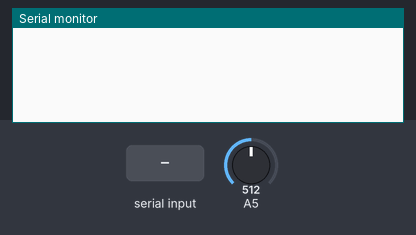
A sketch run on a simulated Arduino Uno, built with avr-gcc and run on an emulated ATmega328P. On the bench: the last lines printed to the serial monitor. The inputs (shaded band) are chosen by the test bench; at power-on: A5 = 512.

Above: at 1.2 s.
1.3 s: "D\n" received over Serial
At 1.56 s:
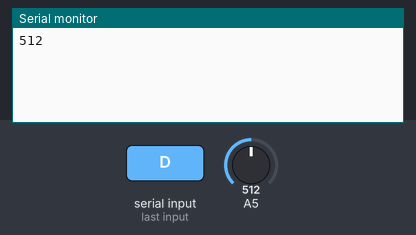
3.3 s: A5 set to 716
At 3.36 s:
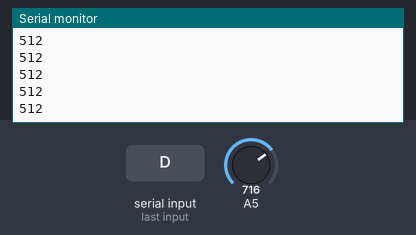
4.8 s: "H\n" received over Serial
At 4.96 s:
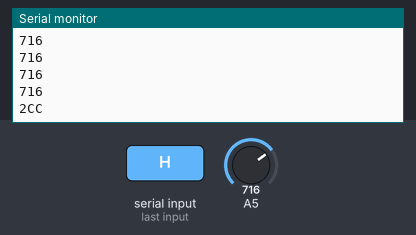
6.7 s: A5 set to 511
At 6.97 s:
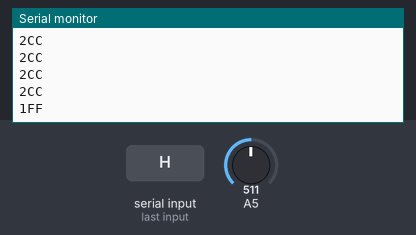
8.7 s: A5 set to 122
At 8.97 s:
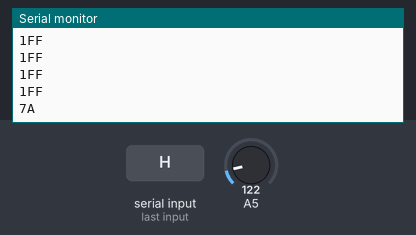

Measured:
- after the input at 1.3 s, the serial monitor: prints a new line after 0.10 s (image 1)
- after the input at 4.8 s, the serial monitor: prints a new line at once (image 3)
- after the input at 6.7 s, the serial monitor: prints a new line after 0.11 s (image 4)
- after the input at 8.7 s, the serial monitor: prints a new line after 0.11 s (image 5)

The sketch:

serwo_sterowaniePotencjometrem.ino
```cpp
//created by Magdalena Lipiec, 2014
//odczyt z analoga
//sterowanie serwem potencjometrem

String odebraneDane = "";  //pusty ciag odebranych danych

void setup()
{
  Serial.begin(9600);
}

void loop()
{
  int potencjometr = analogRead(A5);

  if(Serial.available()>0) { //czy ardek odebral dane
    odebraneDane = Serial.readStringUntil('\n');  //jesli tak to odczytaj do konca znaku linii
  }

  if (odebraneDane == "D") {  //chce w systemie dziesietnym
    Serial.println(potencjometr, DEC);
  } else if (odebraneDane == "H") {
    Serial.println(potencjometr, HEX);
  } else if(odebraneDane == "O") {
    Serial.println(potencjometr, OCT);
  } else if (odebraneDane  == "B") {
    Serial.println(potencjometr, BIN);
  }

  delay(200);


  }
```
